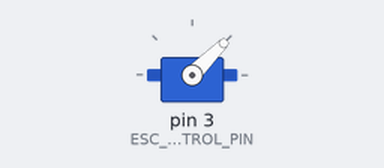
The sketch below on a simulated Arduino Uno, built with avr-gcc and run on an emulated ATmega328P. Shown: servo.

Above: at 1.05 s.
At 4.75 s:
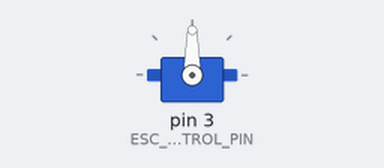
At 8.45 s:
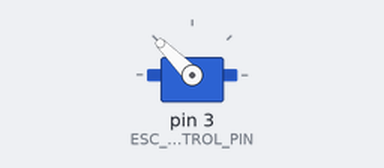
At 15.95 s:
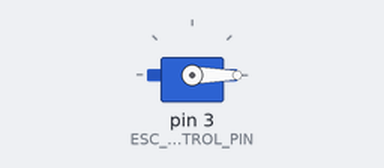
Timing chart, 0 to 20.5 s (numbered marks = the images above):
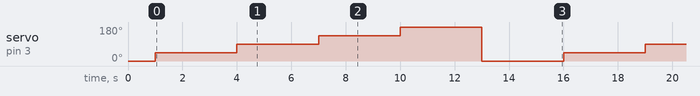

The sketch:

ESCThrottleTest.ino
```cpp
#include <Servo.h>

Servo ESC;
const int MAX_THROTTLE = 180;
const int MIN_THROTTLE = 0;
const int ESC_CONTROL_PIN = 3;
const int MIN_PULSE_WIDTH_MS = 1000;
const int MAX_PULSE_WIDTH_MS = 2000;
const int THROTTLE_STEP = 45;
int throttle = MIN_THROTTLE;
void setup() {
  ESC.attach(ESC_CONTROL_PIN, MIN_PULSE_WIDTH_MS, MAX_PULSE_WIDTH_MS);
  ESC.write(MIN_THROTTLE);
  delay(1000);
}

void loop() {
  throttle += THROTTLE_STEP;
  if(throttle > MAX_THROTTLE){
    throttle = MIN_THROTTLE;
  }

  ESC.write(throttle);

  delay(3000);
}
```

Measured:
- by itself, servo on pin 3 (ESC_CONTROL_PIN): repeats every 15.0 s: 90° 3.0 s, 135° 3.0 s, 180° 3.0 s, 0° 3.0 s, 45° 3.0 s
